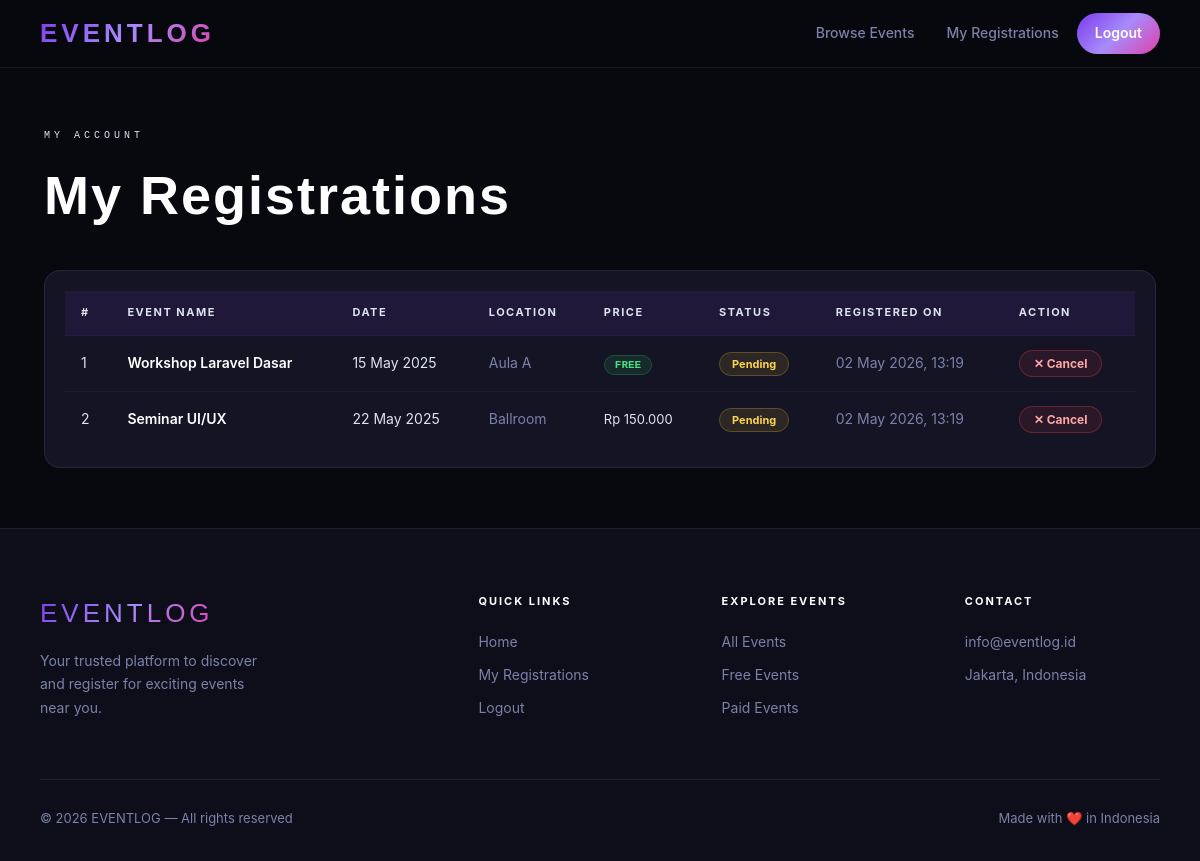
Page /registrasi_saya.php (signed in) on the committed database.
### tables this page shows
CREATE TABLE registrations (
  id INT AUTO_INCREMENT PRIMARY KEY,
  user_id INT NOT NULL,
  event_id INT NOT NULL,
  status ENUM('pending','approved','rejected') DEFAULT 'pending',
  tgl_daftar DATETIME DEFAULT CURRENT_TIMESTAMP,
  FOREIGN KEY (user_id) REFERENCES users(id) ON DELETE CASCADE,
  FOREIGN KEY (event_id) REFERENCES events(id) ON DELETE CASCADE
);

CREATE TABLE events (
  id INT AUTO_INCREMENT PRIMARY KEY,
  nama_event VARCHAR(150) NOT NULL,
  deskripsi TEXT,
  tanggal DATE NOT NULL,
  lokasi VARCHAR(200) NOT NULL,
  kuota INT NOT NULL DEFAULT 50,
  harga INT NOT NULL DEFAULT 0,
  jenis_harga ENUM('gratis','berbayar') NOT NULL DEFAULT 'gratis',
  user_id INT NULL,
  created_at DATETIME DEFAULT CURRENT_TIMESTAMP,
  FOREIGN KEY (user_id) REFERENCES users(id) ON DELETE SET NULL
);

### registrasi_saya.php (the view, shortened to what this page needs)
<?php
include 'koneksi.php';
$uid = (int)$_SESSION['user_id'];
$result = mysqli_query($conn,
    "SELECT r.*, e.nama_event, e.tanggal, e.lokasi, e.jenis_harga, e.harga
     FROM registrations r
     JOIN events e ON r.event_id = e.id
     WHERE r.user_id = $uid
     ORDER BY r.tgl_daftar DESC"
);
?>
<!DOCTYPE html>
<html lang="en">
<head>
<link rel="stylesheet" href="style/style.css">
</head>
<body>
<nav class="navbar">
  <a href="index.php" class="logo">EVENTLOG</a>
  <div class="nav-links">
    <a href="index.php">Browse Events</a>
    <a href="registrasi_saya.php">My Registrations</a>
    <a href="auth/logout.php" class="nav-cta">Logout</a>
  </div>
</nav>
<div class="container">
  <div class="sec-label">MY ACCOUNT</div>
  <h2 class="sec-title" style="margin-bottom:32px">My Registrations</h2>
  <?php if (mysqli_num_rows($result) == 0): ?>
    <div class="empty-state">
      <div style="font-size:52px;margin-bottom:16px">📋</div>
      <p>You haven't registered for any events yet.</p>
      <a href="index.php" class="btn-ticket" style="margin-top:20px;display:inline-flex">Browse Events</a>
    </div>
  <?php else: ?>
    <div class="table-container">
      <table>
        <tr>
          <th>#</th>
          <th>Event Name</th>
          <th>Date</th>
          <th>Location</th>
          <th>Price</th>
          <th>Status</th>
          <th>Registered On</th>
          <th>Action</th>
        </tr>
        <?php $no=1; while($row=mysqli_fetch_assoc($result)): ?>
          <tr>
            <td><?=$no++?></td>
            <td style="font-weight:600;color:var(--white)"><?=htmlspecialchars($row['nama_event'])?></td>
            <td><?=date('d M Y',strtotime($row['tanggal']))?></td>
            <td style="color:var(--muted)"><?=htmlspecialchars($row['lokasi'])?></td>
            <td>
              <?php if($row['jenis_harga']==='gratis'): ?>
                <span class="badge-price badge-free" style="font-size:11px;padding:3px 10px">FREE</span>
              <?php else: ?>
                <span style="color:var(--text);font-size:13px">Rp <?=number_format($row['harga'],0,',','.')?></span>
              <?php endif; ?>
            </td>
            <td>
              <span class="status-<?=$row['status']?>">
                <?=ucfirst($row['status'])?>
              </span>
            </td>
            <td style="color:var(--muted)"><?=date('d M Y, H:i',strtotime($row['tgl_daftar']))?></td>
            <td>
              <button
                class="btn-cancel-reg"
                onclick="openCancelModal(<?=(int)$row['id']?>, <?=htmlspecialchars(json_encode($row['nama_event']))?> )"
                title="Batalkan pendaftaran"
              >✕ Cancel</button>
            </td>
          </tr>
        <?php endwhile; ?>
      </table>
    </div>
  <?php endif; ?>
</div>
<footer class="footer">
  <div class="footer-inner">
    <div class="footer-grid">
      <div class="footer-brand">
        <div class="footer-logo">EVENTLOG</div>
        <p>Your trusted platform to discover and register for exciting events near you.</p>
      </div>
      <div class="footer-col">
        <h4>Quick Links</h4>
        <a href="index.php">Home</a>
        <a href="registrasi_saya.php">My Registrations</a>
        <a href="auth/logout.php">Logout</a>
      </div>
      <div class="footer-col">
        <h4>Explore Events</h4>
        <a href="index.php">All Events</a>
        <a href="index.php?jenis=gratis">Free Events</a>
        <a href="index.php?jenis=berbayar">Paid Events</a>
      </div>
      <div class="footer-col">
        <h4>Contact</h4>
        <a href="mailto:info@eventlog.id">info@eventlog.id</a>
        <a href="https://maps.google.com/?q=Jakarta,+Indonesia" target="_blank" rel="noopener">Jakarta, Indonesia</a>
      </div>
    </div>
    <div class="footer-bottom">
      <span>&copy; <?=date('Y')?> EVENTLOG — All rights reserved</span>
      <span>Made with ❤️ in Indonesia</span>
    </div>
  </div>
</footer>
</body>
</html>

### style.css (style rules this page uses)
* { margin: 0; padding: 0; box-sizing: border-box; }
:root { --black: #08080f; --deep: #0e0e1b; --card: #141425; --card2: #1a1a2e; --border: rgba(255,255,255,0.08); --border2: rgba(255,255,255,0.14); --purple: #7c3aed; --purple-light: #a78bfa; --pink: #e040aa; --grad: linear-gradient(135deg, #7c3aed 0%, #a78bfa 50%, #e040aa 100%); --white: #ffffff; --text: #dde1f0; --text-light: #a8afc7; --muted: #7a82a8; --green: #22c55e; --red: #ef4444; --yellow: #f59e0b; --font-display: Impact, 'Arial Black', sans-serif; --font-body: -apple-system, BlinkMacSystemFont, 'Segoe UI', 'Helvetica Neue', system-ui, sans-serif; --font-mono: 'Courier New', monospace; }
html { scroll-behavior: smooth; }
body { font-family: var(--font-body); background-color: var(--black); color: var(--text); min-height: 100vh; line-height: 1.6; overflow-x: hidden; }
.navbar { position: sticky; top: 0; z-index: 999; display: flex; justify-content: space-between; align-items: center; padding: 0 40px; height: 68px; background: rgba(8, 8, 15, 0.95); backdrop-filter: blur(24px); -webkit-backdrop-filter: blur(24px); border-bottom: 1px solid var(--border); }
.navbar .logo { font-family: var(--font-display); font-size: 26px; letter-spacing: 4px; font-weight: 700; text-decoration: none; background: var(--grad); -webkit-background-clip: text; -webkit-text-fill-color: transparent; background-clip: text; transition: letter-spacing 0.2s; }
.navbar .nav-links { display: flex; align-items: center; gap: 4px; }
.navbar .nav-links a { color: var(--muted); text-decoration: none; font-size: 14px; font-weight: 500; padding: 8px 14px; border-radius: 8px; transition: all 0.2s ease; white-space: nowrap; }
.navbar .nav-links .nav-cta { background: var(--grad); color: var(--white); padding: 9px 18px; border-radius: 50px; font-weight: 600; }
.container { max-width:1160px;margin:0 auto;padding:60px 24px }
.sec-label { font-family:var(--font-mono);font-size:10px;letter-spacing:4px;text-transform:uppercase;color:var(--purple2);margin-bottom:8px }
.sec-title { font-family:var(--font-display);font-size:clamp(36px,5vw,54px);letter-spacing:2px;color:var(--white) }
.badge-price { font-family:var(--font-mono);font-size:12px;font-weight:700;padding:5px 14px;border-radius:50px;white-space:nowrap }
.badge-free { background:rgba(34,197,94,.12);color:#4ade80;border:1px solid rgba(34,197,94,.25) }
.footer { background:var(--deep);border-top:1px solid var(--border);padding:64px 40px 32px }
.footer-inner { max-width:1160px;margin:0 auto }
.footer-grid { display:grid;grid-template-columns:2fr 1fr 1fr 1fr;gap:48px;margin-bottom:48px }
.footer-logo { font-family:var(--font-display);font-size:26px;letter-spacing:4px;background:var(--grad);-webkit-background-clip:text;-webkit-text-fill-color:transparent;background-clip:text;display:inline-block;margin-bottom:14px }
.footer-brand p { font-size:14px;color:var(--muted);line-height:1.7;max-width:230px }
.footer-col h4 { font-size:11px;font-weight:700;color:var(--white);letter-spacing:2px;text-transform:uppercase;margin-bottom:20px }
.footer-col a { display:block;font-size:14px;color:var(--muted);text-decoration:none;margin-bottom:11px;transition:color .2s }
.footer-bottom { border-top:1px solid var(--border);padding-top:28px;display:flex;justify-content:space-between;align-items:center;font-size:13px;color:var(--muted);flex-wrap:wrap;gap:8px }
.table-container { background:var(--card);border:1px solid var(--border);border-radius:16px;padding:20px;overflow-x:auto }
table { width:100%;border-collapse:collapse;font-size:14px }
table th { background:rgba(124,58,237,.1);color:var(--purple2);padding:13px 16px;text-align:left;font-size:11px;font-weight:700;letter-spacing:1.5px;text-transform:uppercase;border-bottom:1px solid rgba(124,58,237,.18) }
table td { padding:14px 16px;border-bottom:1px solid rgba(255,255,255,.04);color:var(--text);vertical-align:middle }
table tr:last-child td { border-bottom:none }
.status-pending { background:rgba(251,191,36,.1);color:#fcd34d;padding:4px 12px;border-radius:50px;font-size:11px;font-weight:700;border:1px solid rgba(251,191,36,.25) }

### registrasi_saya.php (style rules this page uses)
.btn-cancel-reg { background:rgba(239,68,68,.1);border:1px solid rgba(239,68,68,.3);color:#fca5a5;border-radius:50px;padding:5px 14px;font-size:12px;font-weight:700;cursor:pointer;font-family:var(--font-body);transition:all .2s;white-space:nowrap }

### rows in the picture
registrations: event.nama_event "Workshop Laravel Dasar", event.tanggal "15 May 2025", event.lokasi "Aula A", shows "FREE", status "Pending", tgl_daftar "02 May 2026, 13:19"
registrations: event.nama_event "Seminar UI/UX", event.tanggal "22 May 2025", event.lokasi "Ballroom", event.harga "150.000", status "Pending", tgl_daftar "02 May 2026, 13:19"
